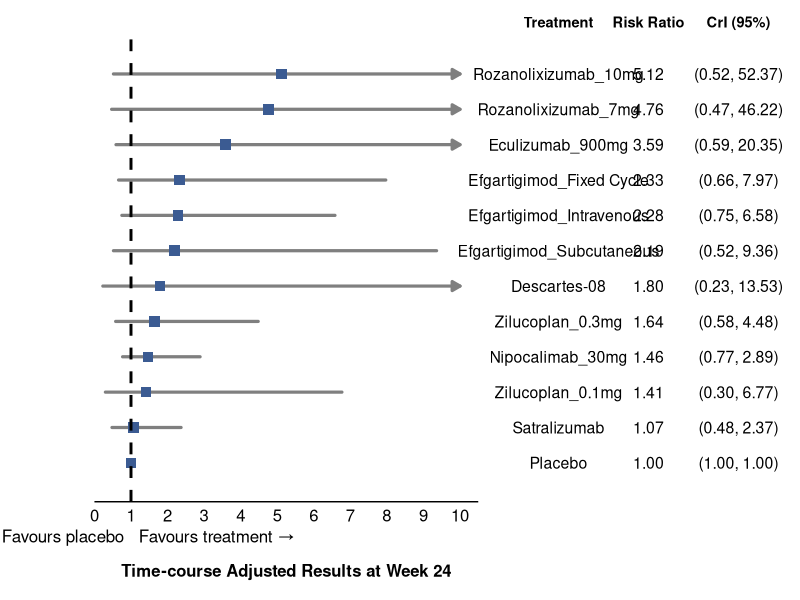
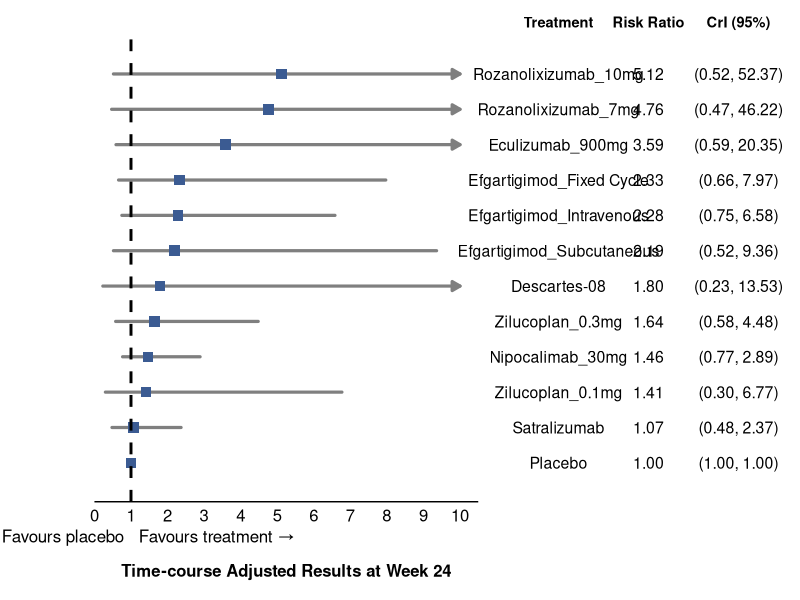

Recreate these plots in R, in order.
library(tidyverse)
library(patchwork)

# suitably use setwd()
df <- openxlsx::read.xlsx("Table_04_MG_ADL_0_or_1.xlsx")

# Preserve top-to-bottom order in the plot
df$Treatment <- factor(df$Treatment, levels = rev(df$Treatment))

# Label column combining RR and CrI, formatted with fixed decimals
df$RR_label  <- sprintf("%.2f", df$RR)
df$CrI_label <- sprintf("(%.2f, %.2f)", df$lower, df$upper)

# ---- Shared theme elements for row alignment ----
n <- nrow(df)

# ---- Axis limits & arrow logic ----
# Any CI that extends past these limits is truncated and gets an arrowhead
# on the truncated end(s) instead of running off the plot.
xlim_low  <- 0
xlim_high <- 10

df <- df %>%
  mutate(
    left_clip  = lower < xlim_low,
    right_clip = upper > xlim_high,
    seg_x      = ifelse(left_clip, xlim_low, lower),
    seg_xend   = ifelse(right_clip, xlim_high, upper)
  )

seg_none  <- filter(df, !left_clip & !right_clip)
seg_left  <- filter(df,  left_clip & !right_clip)
seg_right <- filter(df, !left_clip &  right_clip)
seg_both  <- filter(df,  left_clip &  right_clip)

arrow_spec <- function(ends) {
  arrow(angle = 30, length = unit(0.09, "inches"), ends = ends, type = "closed")
}

# ---- Forest plot (left panel)

p_forest <- ggplot(df, aes(x = RR, y = Treatment)) +
  # CI segments split by truncation status, each with the correct arrow ends
  geom_segment(
    data = seg_none,
    aes(x = seg_x, xend = seg_xend, y = Treatment, yend = Treatment),
    color = "grey50", linewidth = 1.1, lineend = "round"
  ) +
  geom_segment(
    data = seg_left,
    aes(x = seg_x, xend = seg_xend, y = Treatment, yend = Treatment),
    color = "grey50", linewidth = 1.1, lineend = "round", arrow = arrow_spec("first")
  ) +
  geom_segment(
    data = seg_right,
    aes(x = seg_x, xend = seg_xend, y = Treatment, yend = Treatment),
    color = "grey50", linewidth = 1.1, lineend = "round", arrow = arrow_spec("last")
  ) +
  geom_segment(
    data = seg_both,
    aes(x = seg_x, xend = seg_xend, y = Treatment, yend = Treatment),
    color = "grey50", linewidth = 1.1, lineend = "round", arrow = arrow_spec("both")
  ) +
  geom_point(size = 3.2, shape = 15, colour = "#3B5B92") +
  geom_vline(xintercept = 1,
             linetype = "dashed",
             color = "black",
             linewidth = 1) +
  annotate("text", x = 1, y = -0.15, label = "\u2190 Favours placebo",
           hjust = 1.05, vjust = 3, size = 4.3, color = "black") +
  annotate("text", x = 1, y = -0.15, label = "Favours treatment \u2192",
           hjust = -0.05, vjust = 3, size = 4.3, color = "black") +
  scale_x_continuous(
    breaks = seq(xlim_low, xlim_high, 1), # tweak
    limits = c(xlim_low, xlim_high + 0.5), # tweak
    expand = c(0, 0)
  ) +
  # Lock the y-axis order explicitly. Without this, splitting the CI lines
  # into several geom_segment() layers (one per clip scenario) can cause
  # ggplot to reorder the discrete y-axis based on which layer first
  # introduces each treatment, since each layer only holds a subset of rows.
  scale_y_discrete(limits = levels(df$Treatment), drop = FALSE) +
  labs(x = "Time-course Adjusted Results at Week 24", y = NULL) +
  coord_cartesian(ylim = c(0.5, n + 0.5), clip = "off") +
  theme_minimal(base_size = 11) +
  theme(
    panel.grid.minor = element_blank(),
    panel.grid.major.y = element_blank(),
    panel.grid.major.x = element_blank(),
    axis.text.y = element_blank(),
    axis.ticks.y = element_blank(),
    axis.text.x = element_text(size = 12, color = "black"),
    axis.line.x = element_line(),
    axis.title.x = element_text(size = 12, face = "bold", margin = margin(t = 16), vjust = -3),
    plot.margin = margin(t = 5, r = 4, b = 20, l = 60),
    plot.background  = element_blank(),
    panel.background = element_blank(),
    legend.background = element_blank(),
    legend.box.background = element_blank()
  )

# ---- Table panel (right side): Treatment | Risk Ratio | CrI (95%) ----
# Build a long-format data frame so all three "columns" share the same y-axis
# and therefore stay row-aligned with the forest plot via patchwork.

tbl <- data.frame(
  Treatment = rep(df$Treatment, 3),
  col = factor(rep(c("Treatment", "Risk Ratio", "CrI (95%)"), each = n),
               levels = c("Treatment", "Risk Ratio", "CrI (95%)")),
  label = c(as.character(df$Treatment), df$RR_label, df$CrI_label)
)

p_table <- ggplot(tbl, aes(x = col, y = Treatment, label = label)) +
  geom_text(size = 4.0, color = "black", hjust = 0.5) +
  scale_x_discrete(position = "top") +
  scale_y_discrete(limits = levels(df$Treatment), drop = FALSE) +
  coord_cartesian(ylim = c(0.5, n + 0.5), clip = "off") +
  theme_void(base_size = 11) +
  theme(
    axis.text.x.top = element_text(size = 10.5, face = "bold", color = "black",
                                   margin = margin(b = 4)),
    plot.margin = margin(t = 5, r = 0, b = 10, l = 15)
  )

# ---- Combine: forest plot (left) + table (right), rows aligned ----
final_plot <- p_forest + p_table +
  plot_layout(widths = c(1, 0.75)) + # tweak
  plot_annotation(
    theme = theme(
      plot.background = element_rect(
        fill = "transparent",
        colour = NA
      ),
      panel.background = element_rect(
        fill = "transparent",
        colour = NA
      )
    )
  )

final_plot

# suitably use setwd()
ggsave("FP_04_MG_ADL_0_or_1.png",
       final_plot,
       width = 12.5,
       height = 5.5,
       dpi = 1000,
       bg = "transparent")
